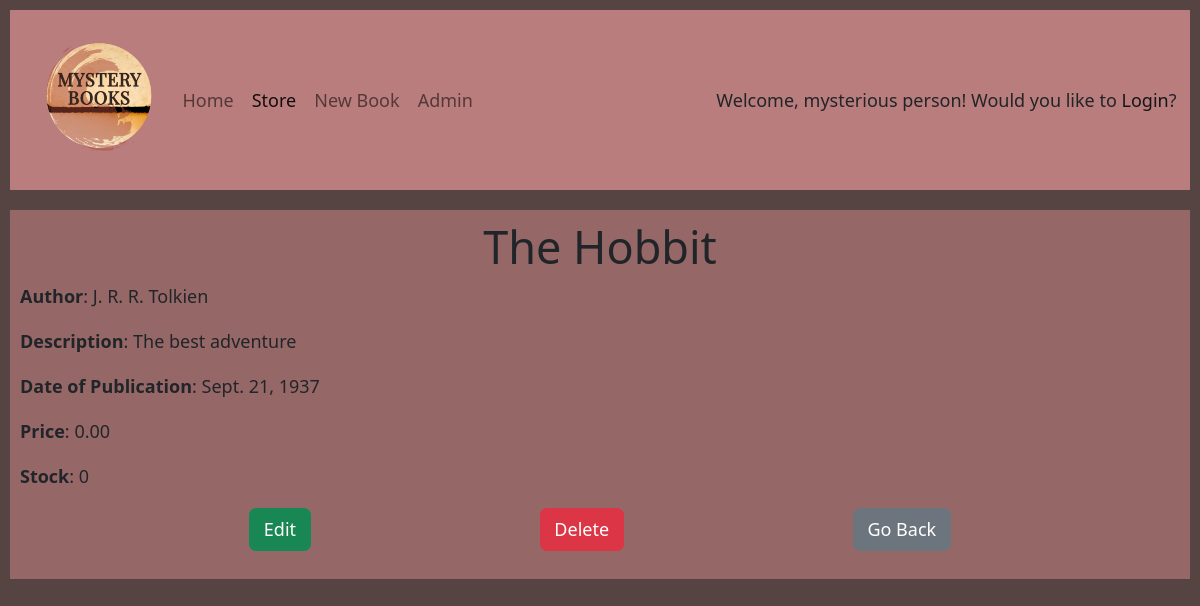
Before: /store/1 with the older database file.
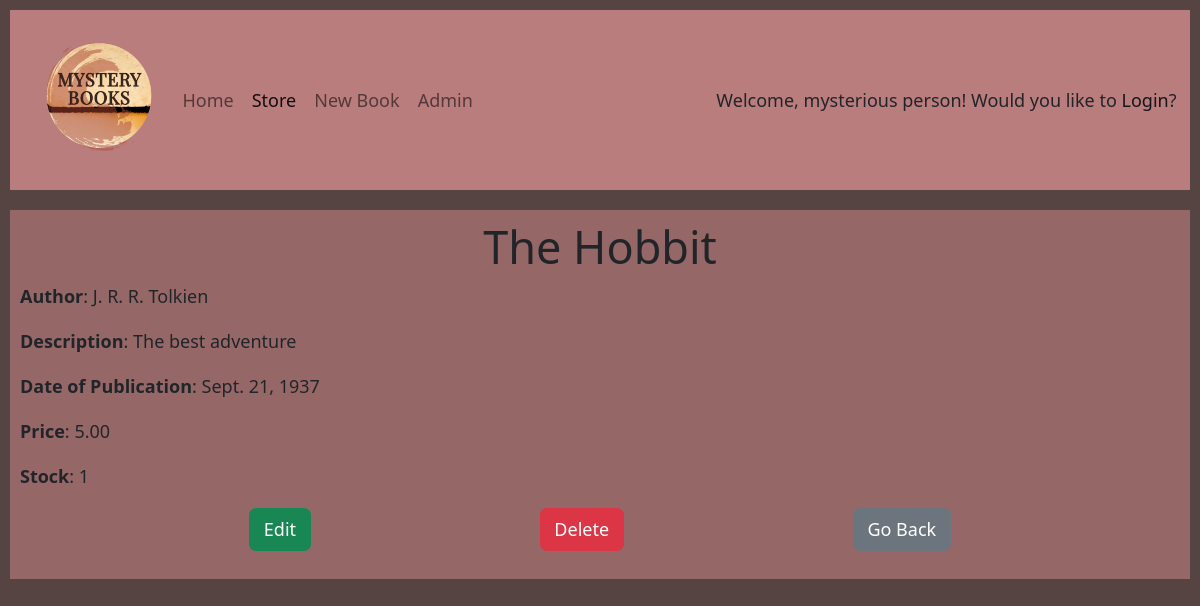
After: the same page with the newer database file.
### store/models.py (models this page shows)
class Book(models.Model):
    title = models.CharField(max_length=200)
    author = models.CharField(max_length=200)
    description = models.TextField()
    publish_date = models.DateField(default=datetime.date.today)
    price = models.DecimalField(decimal_places=2, max_digits=8)
    stock = models.IntegerField(default=0)

### store/views.py (the view)
# urls.py: path('store/<int:book_id>', views.book_details, name='book_details'),
def book_details(request, book_id):
    context = {
        'menu': 'store',
        'hide_book_details': False,
    }
    try:
        book = Book.objects.get(id=book_id)
        context['title'] = book.title
        context['book'] = book
    except:
        context['title'] = 'The book you are looking for is not available'
        context['hide_book_details'] = True
    return render(request, 'store/book_details.html', context)

### store/templates/store/book_details.html (shortened to what this page needs)
{% extends "base.html" %}
{% block content %}
    {% if hide_book_details %}
        <p><a type="text/button" class="btn btn-secondary" role="button" href="{% url 'store' %}">Back to Store</a></p>
    {% else %}
        <section class="book-details">
            <p><strong>Author</strong>: {{ book.author }}</p>
            <p><strong>Description</strong>: {{ book.description }}</p>
            <p><strong>Date of Publication</strong>: {{ book.publish_date }}</p>
            <p><strong>Price</strong>: {{ book.price }}</p>
            <p><strong>Stock</strong>: {{ book.stock }}</p>
            <p class="book-details-buttons">
                <a type="text/button" class="btn btn-success" role="button" href="{% url 'edit_book' book.id %}">Edit</a>
                  <button type="button" class="btn btn-danger" data-bs-toggle="modal" data-bs-target="#modal">Delete</button>
                <a type="text/button" class="btn btn-secondary" role="button" href="{% url 'store' %}">Go Back</a>
            </p>
        </section>
    {% endif %}
{% endblock %}

### store/templates/base.html (shortened to what this page needs)
{% load static %}
<!DOCTYPE html>
<html lang="en">
    <head>
        <link rel="stylesheet" href="https://cdn.jsdelivr.net/npm/bootstrap@5.2.3/dist/css/bootstrap.min.css">
        <link rel="stylesheet" href="{% static 'base/css/styles.css' %}">
    </head>
    <body>
        <header>
            <nav class="navbar navbar-expand-md">
                <div class="container-fluid">
                    <a class="navbar-brand" href="#">
                        <img src="{% static 'base/image/logo.png' %}" alt="Mystery Books logo" class="d-inline-block align-text-top page-logo">
                    </a>
                    <div class="collapse navbar-collapse" id="navbarNav">
                        <ul class="navbar-nav">
                            <li class="nav-item">
                                {% if menu == 'home' %}
                                    <a class="nav-link active" aria-current="page" href="{% url 'index' %}">Home</a>
                                {% else %}
                                    <a class="nav-link" href="{% url 'index' %}">Home</a>
                                {% endif %}
                            </li>
                            <li class="nav-item">
                                {% if menu == 'store' %}
                                    <a class="nav-link active" aria-current="page" href="{% url 'store' %}">Store</a>
                                {% else %}
                                    <a class="nav-link" href="{% url 'store' %}">Store</a>
                                {% endif %}
                            </li>
                            <li class="nav-item">
                                {% if menu == 'new_book' %}
                                    <a class="nav-link active" aria-current="page" href="{% url 'new_book' %}">New Book</a>
                                {% else %}
                                    <a class="nav-link" href="{% url 'new_book' %}">New Book</a>
                                {% endif %}
                            </li>
                            <li class="nav-item">
                                <a class="nav-link" href="{% url 'admin:index' %}">Admin</a>
                            </li>
                        </ul>
                    </div>
                    <div>
                        {% if request.user.is_authenticated %}
                                Welcome,
                                {% if request.user.first_name %}
                                    {{ request.user.first_name }}!
                                {% else %}
                                    {{ request.user.username}}!
                                {% endif %}
                        {% else %}
                                Welcome, mysterious person!
                                Would you like to <a href="{% url 'admin:index' %}">Login</a>?
                        {% endif %}
                    </div>
                </div>
            </nav>
        </header>
        <main>
            <h1 class="title">{{ title }}</h1>
            {% block content %}
            {% endblock %}
        </main>
    </body>
</html>

Changed rows visible on the page:
changed Book "The Hobbit": price "0.00" → "5.00"; stock "0" → "1"
